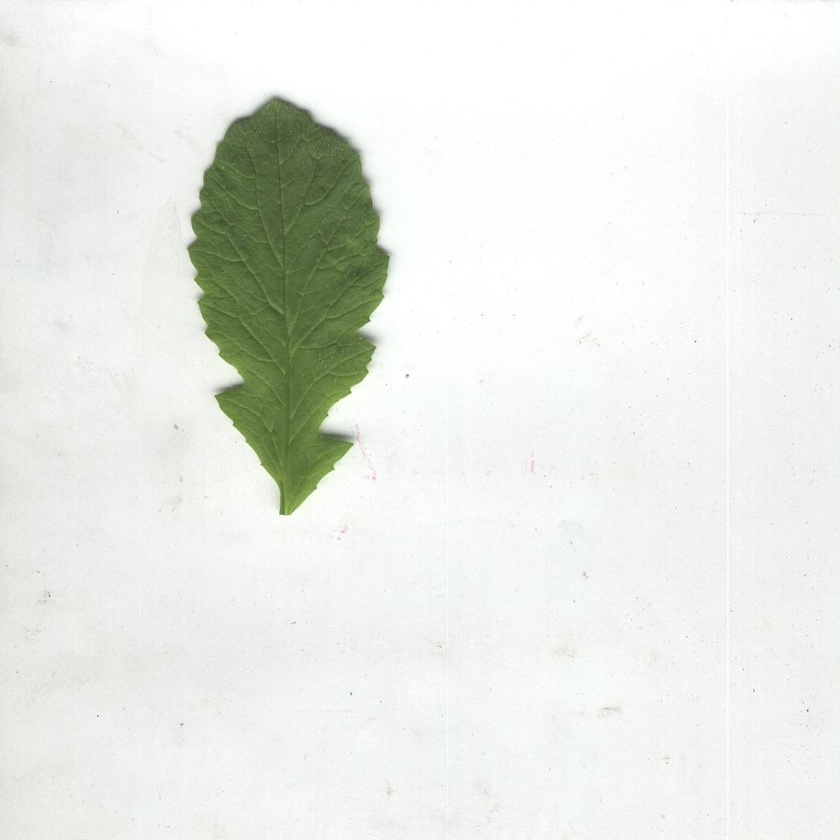
#> input picture database/rabano.1.jpg, 840 x 840 px, shrunk from 1062 x 1062 before the run
$ python rgb_to_gray.py
#> lines starting #> are read from the running program, lines starting #| are printed output that depends on the picture
''' This program reads the image from img_path and converts it to gray scale
using two different algorithms, then shows the original and the gray scale
images for comparison
'''

import cv2

img_path = 'database/rabano.1.jpg'

img_rgb = cv2.imread(img_path)
#> img_rgb is the input picture: shape (840, 840, 3); mean B, G, R 228.9, 235, 231.6

cv2.namedWindow('image')
cv2.imshow('image', img_rgb)
cv2.waitKey(0)

img_gray = cv2.cvtColor(img_rgb, cv2.COLOR_BGR2GRAY)
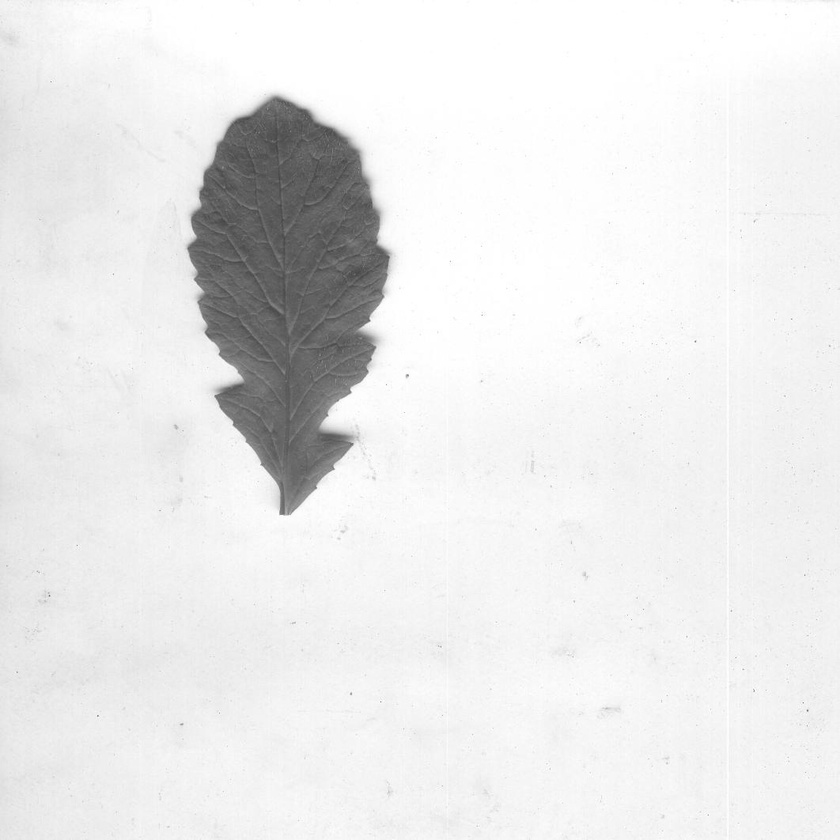
#> img_gray: shape (840, 840); min 68, max 255, mean 233.2
cv2.imshow('image', img_gray)
cv2.waitKey(0)

img_gray2 = img_rgb[:,:,0]
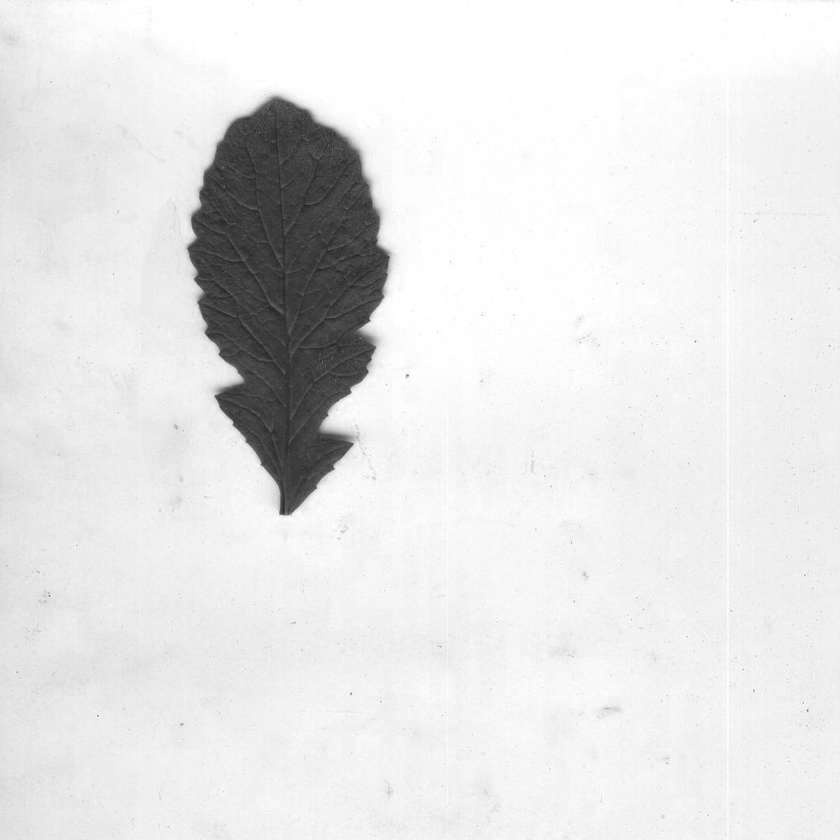
#> img_gray2: shape (840, 840); min 35, max 255, mean 228.9
cv2.imshow('image', img_gray2)
cv2.waitKey(0)

cv2.destroyAllWindows()

$ run again, with database/rabano.10.jpg copied over database/rabano.1.jpg
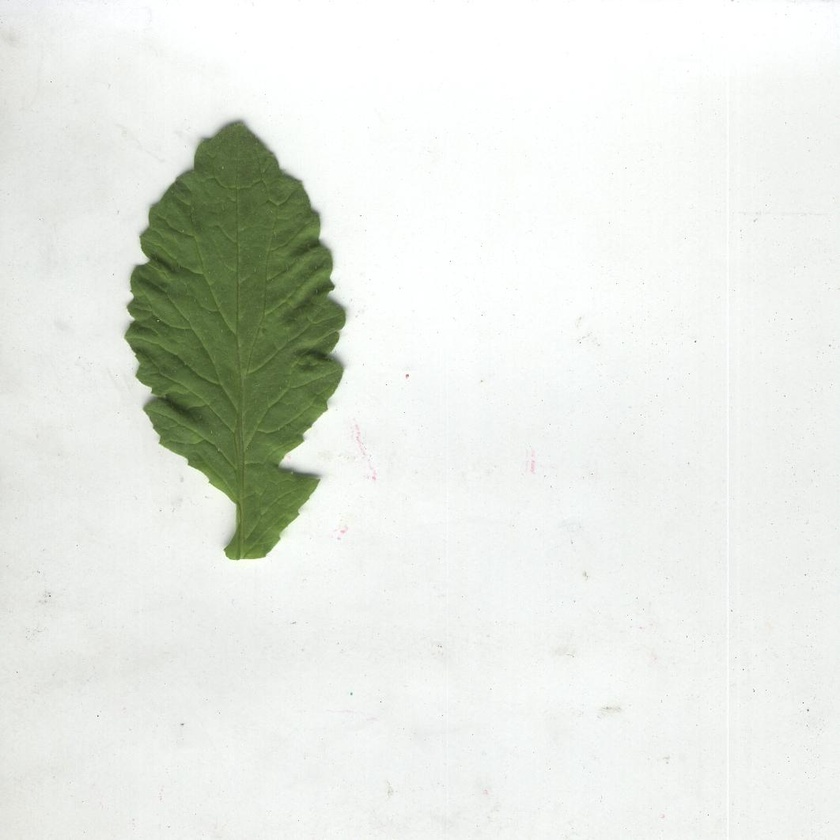
#> input picture database/rabano.10.jpg, 840 x 840 px, shrunk from 1062 x 1062 before the run
#> img_rgb is the input picture: shape (840, 840, 3); mean B, G, R 225.9, 232.4, 228.8
#> `img_gray = cv2.cvtColor(img_rgb, cv2.COLOR_BGR2GRAY)`:
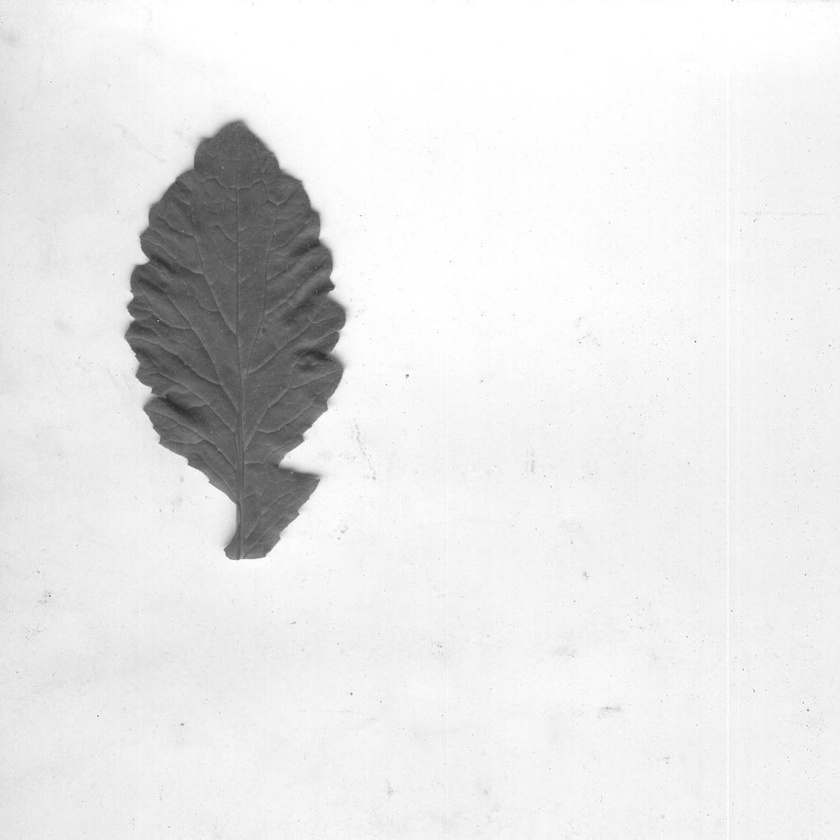
#> img_gray: shape (840, 840); min 42, max 255, mean 230.5
#> `img_gray2 = img_rgb[:,:,0]`:
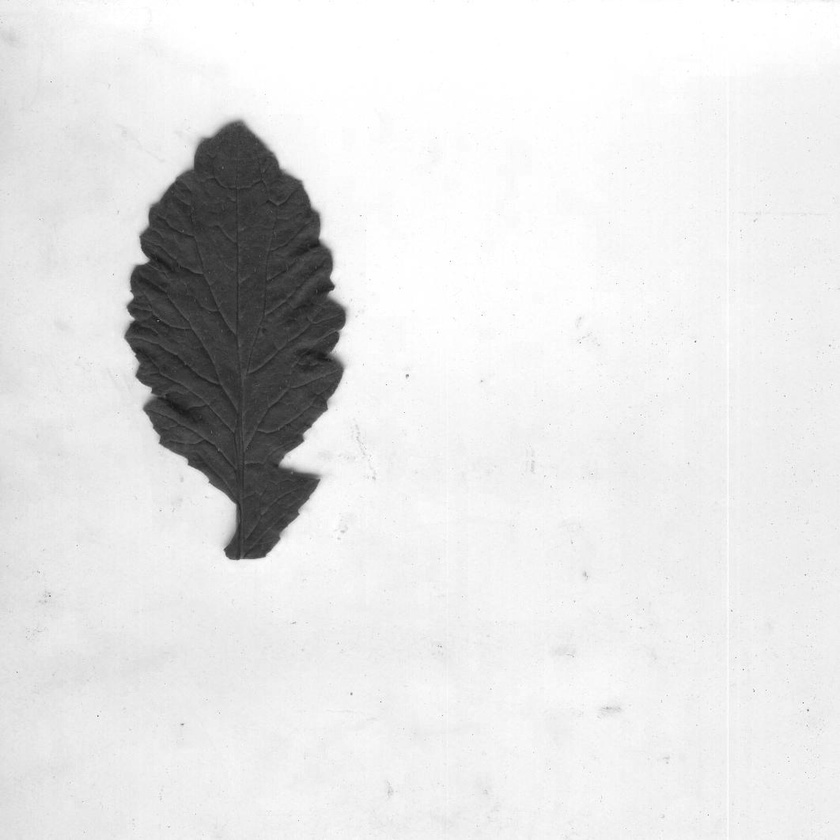
#> img_gray2: shape (840, 840); min 22, max 255, mean 225.9

$ run again, with database/rabano.11.jpg copied over database/rabano.1.jpg
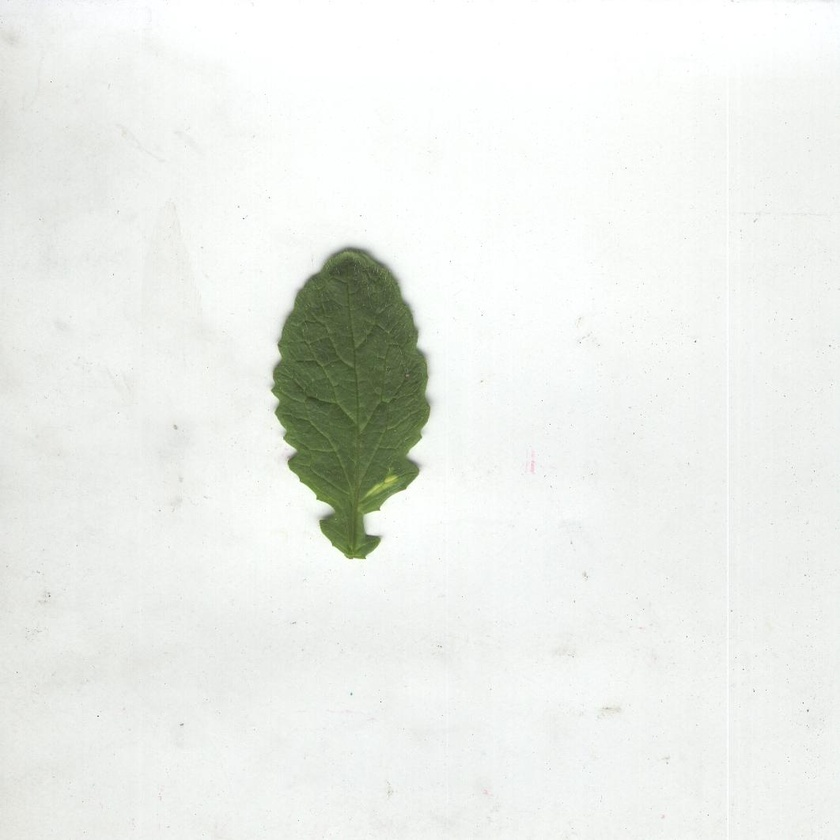
#> input picture database/rabano.11.jpg, 840 x 840 px, shrunk from 1062 x 1062 before the run
#> img_rgb is the input picture: shape (840, 840, 3); mean B, G, R 233.7, 237.9, 235.3
#> `img_gray = cv2.cvtColor(img_rgb, cv2.COLOR_BGR2GRAY)`:
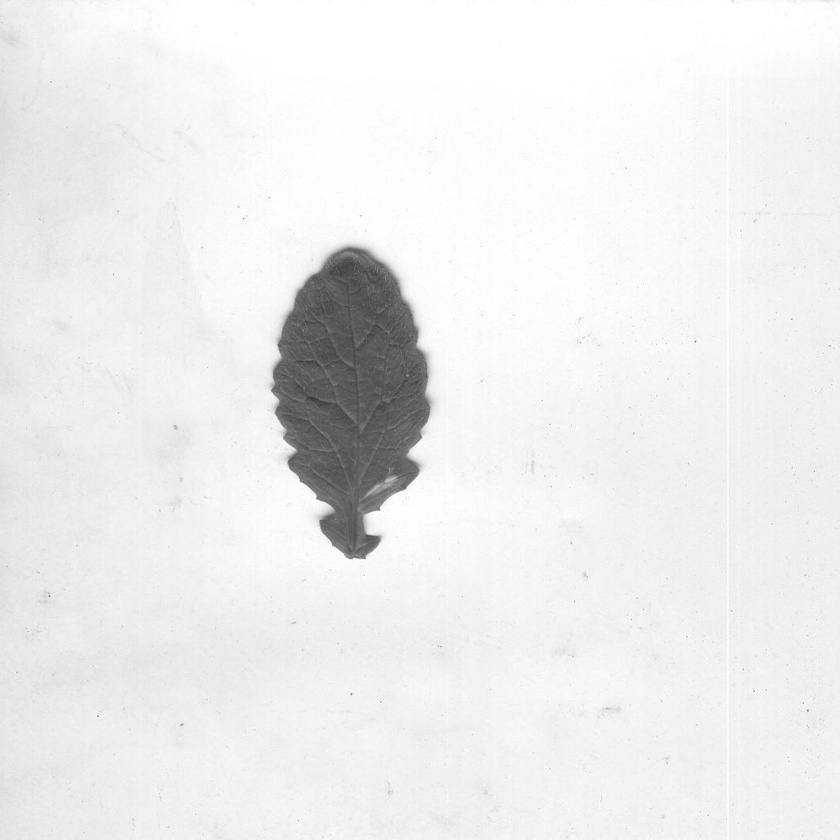
#> img_gray: shape (840, 840); min 56, max 255, mean 236.5
#> `img_gray2 = img_rgb[:,:,0]`:
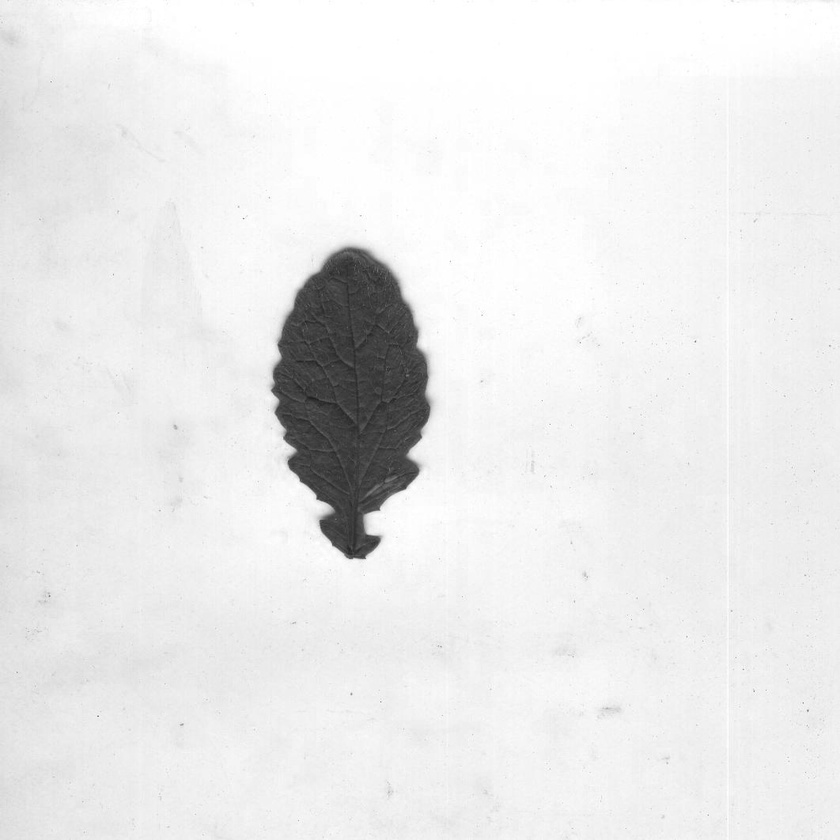
#> img_gray2: shape (840, 840); min 31, max 255, mean 233.7

$ run again, with database/rabano.14.jpg copied over database/rabano.1.jpg
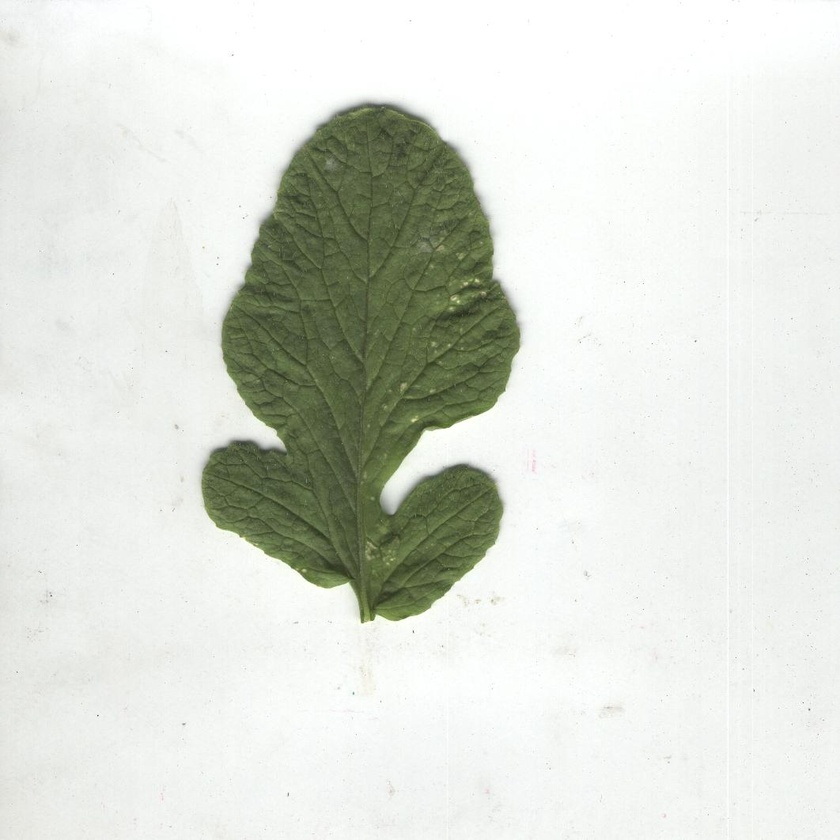
#> input picture database/rabano.14.jpg, 840 x 840 px, shrunk from 1062 x 1062 before the run
#> img_rgb is the input picture: shape (840, 840, 3); mean B, G, R 214.6, 222.5, 219
#> `img_gray = cv2.cvtColor(img_rgb, cv2.COLOR_BGR2GRAY)`:
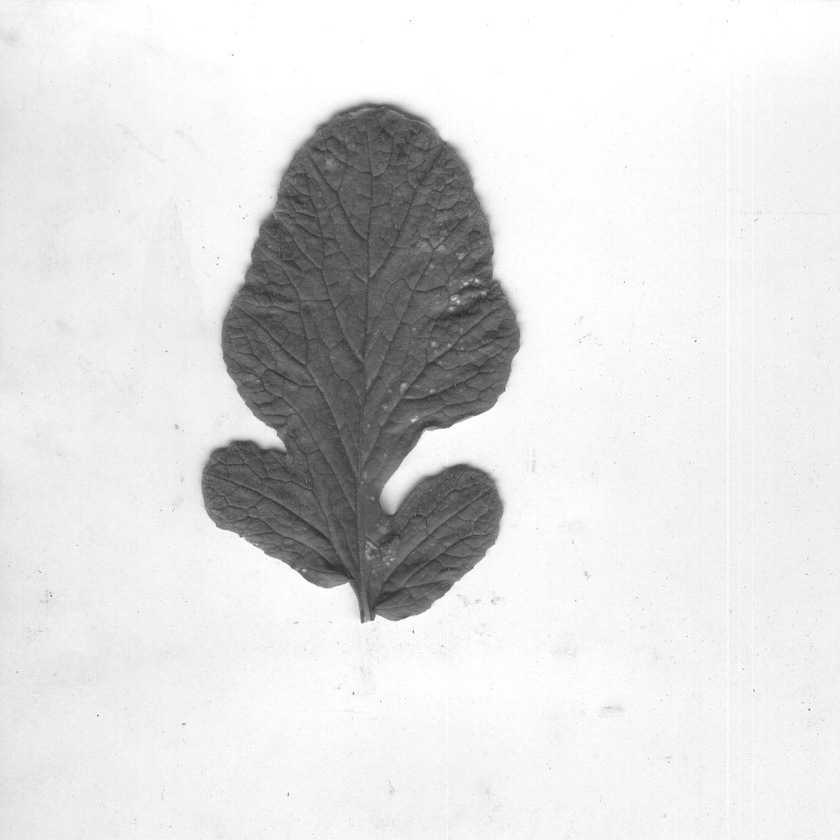
#> img_gray: shape (840, 840); min 38, max 255, mean 220.5
#> `img_gray2 = img_rgb[:,:,0]`:
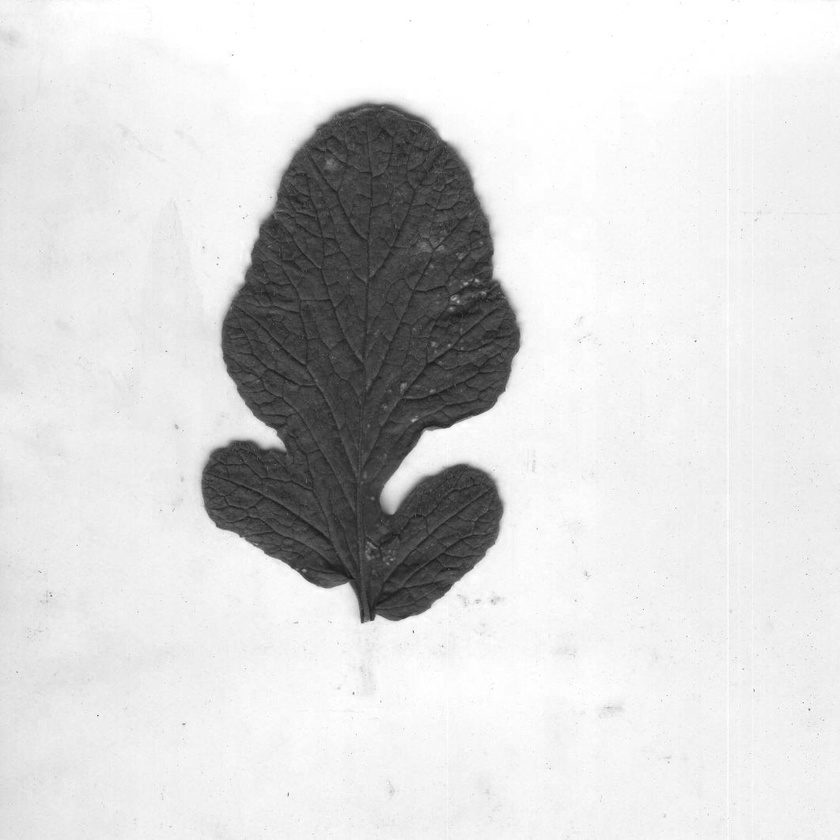
#> img_gray2: shape (840, 840); min 18, max 255, mean 214.6
